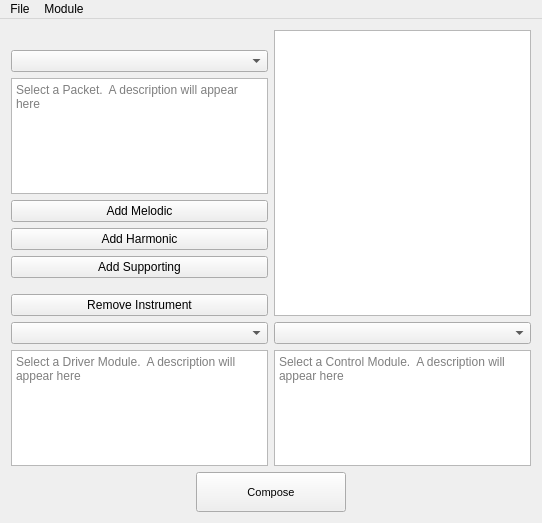
<?xml version="1.0" encoding="UTF-8"?>
<ui version="4.0">
 <class>MainWindow</class>
 <widget class="QMainWindow" name="MainWindow">
  <property name="geometry">
   <rect>
    <x>0</x>
    <y>0</y>
    <width>542</width>
    <height>523</height>
   </rect>
  </property>
  <property name="windowTitle">
   <string>FuseMuse: Modular Procedural Generation</string>
  </property>
  <widget class="QWidget" name="centralWidget">
   <layout class="QVBoxLayout" name="verticalLayout">
    <item>
     <layout class="QHBoxLayout" name="CompositionTreeHorizontalLayout">
      <item>
       <layout class="QVBoxLayout" name="packetSelectorVerticalLayout">
        <item>
         <widget class="QLabel" name="fmLogo">
          <property name="text">
           <string/>
          </property>
          <property name="pixmap">
           <pixmap resource="fusemuse.qrc">:/res/base/FuseMuseLogo.png</pixmap>
          </property>
          <property name="alignment">
           <set>Qt::AlignCenter</set>
          </property>
         </widget>
        </item>
        <item>
         <widget class="QComboBox" name="packetComboBox">
          <property name="currentText">
           <string/>
          </property>
         </widget>
        </item>
        <item>
         <widget class="QTextBrowser" name="packetDescBox">
          <property name="placeholderText">
           <string>Select a Packet.  A description will appear here</string>
          </property>
         </widget>
        </item>
        <item>
         <widget class="QPushButton" name="addMelodicButton">
          <property name="text">
           <string>Add Melodic</string>
          </property>
         </widget>
        </item>
        <item>
         <widget class="QPushButton" name="addHarmonicButton">
          <property name="text">
           <string>Add Harmonic</string>
          </property>
         </widget>
        </item>
        <item>
         <widget class="QPushButton" name="addSupportingButton">
          <property name="text">
           <string>Add Supporting</string>
          </property>
         </widget>
        </item>
        <item>
         <spacer name="verticalSpacer">
          <property name="orientation">
           <enum>Qt::Vertical</enum>
          </property>
          <property name="sizeType">
           <enum>QSizePolicy::MinimumExpanding</enum>
          </property>
          <property name="sizeHint" stdset="0">
           <size>
            <width>10</width>
            <height>10</height>
           </size>
          </property>
         </spacer>
        </item>
        <item>
         <widget class="QPushButton" name="removeInstrumentButton">
          <property name="text">
           <string>Remove Instrument</string>
          </property>
         </widget>
        </item>
       </layout>
      </item>
      <item>
       <widget class="QTreeWidget" name="compositionTree">
        <attribute name="headerVisible">
         <bool>false</bool>
        </attribute>
        <column>
         <property name="text">
          <string notr="true">1</string>
         </property>
        </column>
       </widget>
      </item>
     </layout>
    </item>
    <item>
     <layout class="QHBoxLayout" name="moduleHorizontalLayout">
      <item>
       <layout class="QVBoxLayout" name="driverModuleVerticalLayout">
        <item>
         <widget class="QComboBox" name="driverComboBox"/>
        </item>
        <item>
         <widget class="QTextBrowser" name="driverModuleDescBox">
          <property name="sizeAdjustPolicy">
           <enum>QAbstractScrollArea::AdjustIgnored</enum>
          </property>
          <property name="placeholderText">
           <string>Select a Driver Module.  A description will appear here</string>
          </property>
         </widget>
        </item>
       </layout>
      </item>
      <item>
       <layout class="QVBoxLayout" name="controlModuleVerticalLayout">
        <item>
         <widget class="QComboBox" name="controlComboBox"/>
        </item>
        <item>
         <widget class="QTextBrowser" name="controlModuleDescBox">
          <property name="placeholderText">
           <string>Select a Control Module.  A description will appear here</string>
          </property>
         </widget>
        </item>
       </layout>
      </item>
     </layout>
    </item>
    <item>
     <layout class="QHBoxLayout" name="composeButtonHorizontalLayout">
      <item>
       <spacer name="horizontalSpacer">
        <property name="orientation">
         <enum>Qt::Horizontal</enum>
        </property>
        <property name="sizeHint" stdset="0">
         <size>
          <width>0</width>
          <height>0</height>
         </size>
        </property>
       </spacer>
      </item>
      <item>
       <widget class="QPushButton" name="composeButton">
        <property name="sizePolicy">
         <sizepolicy hsizetype="Fixed" vsizetype="Fixed">
          <horstretch>0</horstretch>
          <verstretch>0</verstretch>
         </sizepolicy>
        </property>
        <property name="minimumSize">
         <size>
          <width>150</width>
          <height>40</height>
         </size>
        </property>
        <property name="font">
         <font>
          <pointsize>8</pointsize>
         </font>
        </property>
        <property name="text">
         <string>Compose</string>
        </property>
       </widget>
      </item>
      <item>
       <spacer name="horizontalSpacer_2">
        <property name="orientation">
         <enum>Qt::Horizontal</enum>
        </property>
        <property name="sizeHint" stdset="0">
         <size>
          <width>0</width>
          <height>0</height>
         </size>
        </property>
       </spacer>
      </item>
     </layout>
    </item>
   </layout>
  </widget>
  <widget class="QMenuBar" name="menuBar">
   <property name="geometry">
    <rect>
     <x>0</x>
     <y>0</y>
     <width>542</width>
     <height>21</height>
    </rect>
   </property>
   <widget class="QMenu" name="menuFile">
    <property name="title">
     <string>File</string>
    </property>
    <addaction name="actionClear_Instrument_Hierarchy"/>
    <addaction name="actionExit"/>
   </widget>
   <widget class="QMenu" name="menuModule">
    <property name="title">
     <string>Module</string>
    </property>
    <widget class="QMenu" name="menuLoad">
     <property name="title">
      <string>Load</string>
     </property>
     <addaction name="actionLoad_Instruments"/>
     <addaction name="actionLoad_Driver_Modules"/>
     <addaction name="actionLoad_Control_Modules"/>
    </widget>
    <widget class="QMenu" name="menuClear">
     <property name="title">
      <string>Clear</string>
     </property>
     <addaction name="actionClear_Instruments"/>
     <addaction name="actionClear_Driver_Modules"/>
     <addaction name="actionClear_Control_Modules"/>
    </widget>
    <addaction name="menuLoad"/>
    <addaction name="menuClear"/>
   </widget>
   <addaction name="menuFile"/>
   <addaction name="menuModule"/>
  </widget>
  <action name="actionExit">
   <property name="text">
    <string>Exit</string>
   </property>
  </action>
  <action name="actionClear_Instrument_Hierarchy">
   <property name="text">
    <string>Delete Instrument Hierarchy</string>
   </property>
  </action>
  <action name="actionLoad_Instruments">
   <property name="text">
    <string>Load Instruments</string>
   </property>
  </action>
  <action name="actionLoad_Driver_Modules">
   <property name="text">
    <string>Load Driver Modules</string>
   </property>
  </action>
  <action name="actionLoad_Control_Modules">
   <property name="text">
    <string>Load Control Modules</string>
   </property>
  </action>
  <action name="actionClear_Instruments">
   <property name="text">
    <string>Clear Instruments</string>
   </property>
  </action>
  <action name="actionClear_Driver_Modules">
   <property name="text">
    <string>Clear Driver Modules</string>
   </property>
  </action>
  <action name="actionClear_Control_Modules">
   <property name="text">
    <string>Clear Control Modules</string>
   </property>
  </action>
 </widget>
 <layoutdefault spacing="6" margin="11"/>
 <resources>
  <include location="fusemuse.qrc"/>
 </resources>
 <connections/>
</ui>
